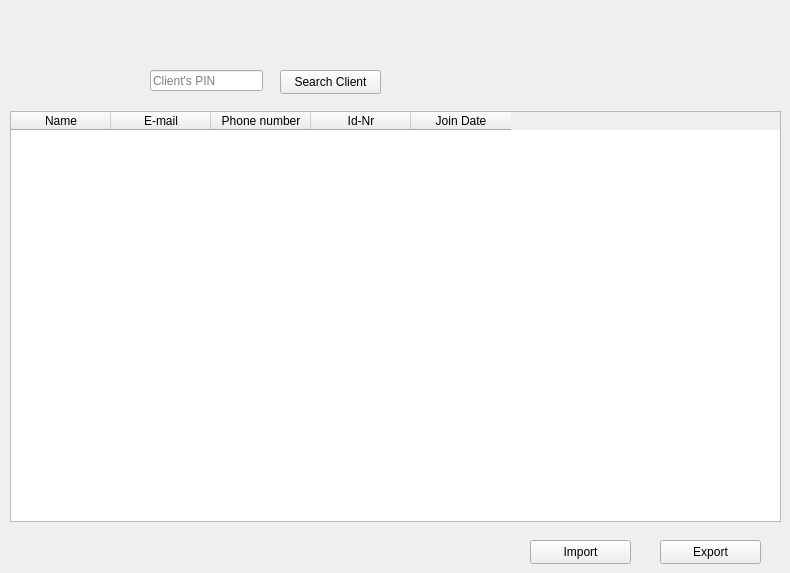
      <widget class="QWidget" name="tab_13">
       <attribute name="title">
        <string>All Clients</string>
       </attribute>
       <widget class="QLineEdit" name="lineEdit_12">
        <property name="geometry">
         <rect>
          <x>150</x>
          <y>70</y>
          <width>113</width>
          <height>21</height>
         </rect>
        </property>
        <property name="placeholderText">
         <string>Client's PIN</string>
        </property>
       </widget>
       <widget class="QPushButton" name="pushButton_14">
        <property name="geometry">
         <rect>
          <x>280</x>
          <y>70</y>
          <width>101</width>
          <height>24</height>
         </rect>
        </property>
        <property name="text">
         <string>Search Client</string>
        </property>
       </widget>
       <widget class="QTableWidget" name="tableWidget_4">
        <property name="geometry">
         <rect>
          <x>10</x>
          <y>111</y>
          <width>771</width>
          <height>411</height>
         </rect>
        </property>
        <column>
         <property name="text">
          <string>Name</string>
         </property>
        </column>
        <column>
         <property name="text">
          <string>E-mail</string>
         </property>
        </column>
        <column>
         <property name="text">
          <string>Phone number</string>
         </property>
        </column>
        <column>
         <property name="text">
          <string>Id-Nr</string>
         </property>
        </column>
        <column>
         <property name="text">
          <string>Join Date</string>
         </property>
        </column>
       </widget>
       <widget class="QPushButton" name="pushButton_56">
        <property name="geometry">
         <rect>
          <x>530</x>
          <y>540</y>
          <width>101</width>
          <height>24</height>
         </rect>
        </property>
        <property name="text">
         <string>Import</string>
        </property>
       </widget>
       <widget class="QPushButton" name="pushButton_57">
        <property name="geometry">
         <rect>
          <x>660</x>
          <y>540</y>
          <width>101</width>
          <height>24</height>
         </rect>
        </property>
        <property name="text">
         <string>Export</string>
        </property>
       </widget>
      </widget>
